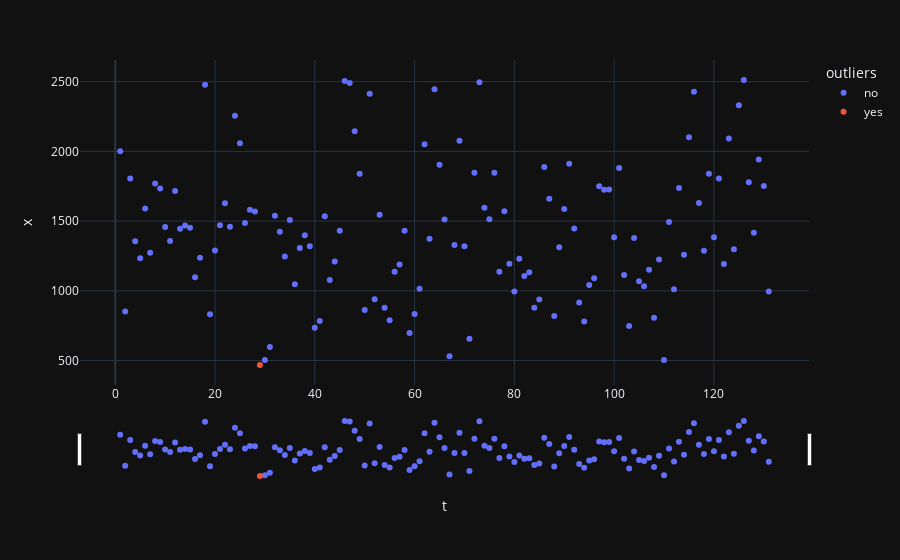

Notebook code cell kept with this figure:
### Code cell
fig = px.scatter(rainfall.reset_index(), x='t', y='x', color='outliers')
fig.update_xaxes(rangeslider_visible=True)
fig.show(renderers="plotly_mimetype+jupyterlab+nteract+vscode+notebook+notebook_connected+kaggle+azure+colab+cocalc+databricks+json+png+jpeg+jpg+svg+pdf+browser+firefox+chrome+chromium+iframe+iframe_connected+sphinx_gallery+sphinx_gallery_png")

### Figure 1 — Plotly figure (JSON) as saved in the notebook; plotly's stock layout.template omitted (floating-point values rounded to 4 significant figures; data arrays with more than 128 entries replaced by an {"elided": "..."} marker saying what was removed)
{"data": [{"hovertemplate": "outliers=no<br>t=%{x}<br>x=%{y}<extra></extra>", "legendgroup": "no", "marker": {"color": "#636efa", "symbol": "circle"}, "mode": "markers", "name": "no", "orientation": "v", "showlegend": true, "x": {"elided": "130 int values"}, "xaxis": "x", "y": {"elided": "130 int values"}, "yaxis": "y", "type": "scatter"}, {"hovertemplate": "outliers=yes<br>t=%{x}<br>x=%{y}<extra></extra>", "legendgroup": "yes", "marker": {"color": "#EF553B", "symbol": "circle"}, "mode": "markers", "name": "yes", "orientation": "v", "showlegend": true, "x": [29], "xaxis": "x", "y": [468], "yaxis": "y", "type": "scatter"}], "layout": {"xaxis": {"anchor": "y", "domain": [0.0, 1.0], "title": {"text": "t"}, "rangeslider": {"visible": true}}, "yaxis": {"anchor": "x", "domain": [0.0, 1.0], "title": {"text": "x"}}, "legend": {"title": {"text": "outliers"}, "tracegroupgap": 0}, "margin": {"t": 60}}}
